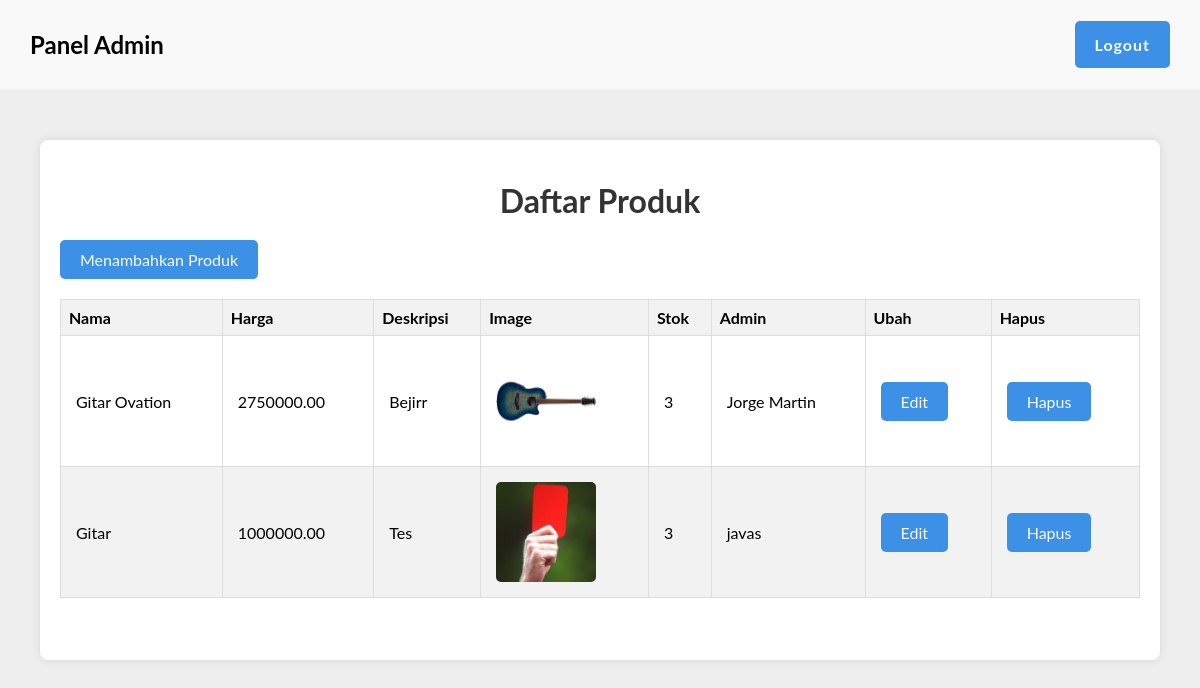
Page /admin/index.php on the earlier database version.
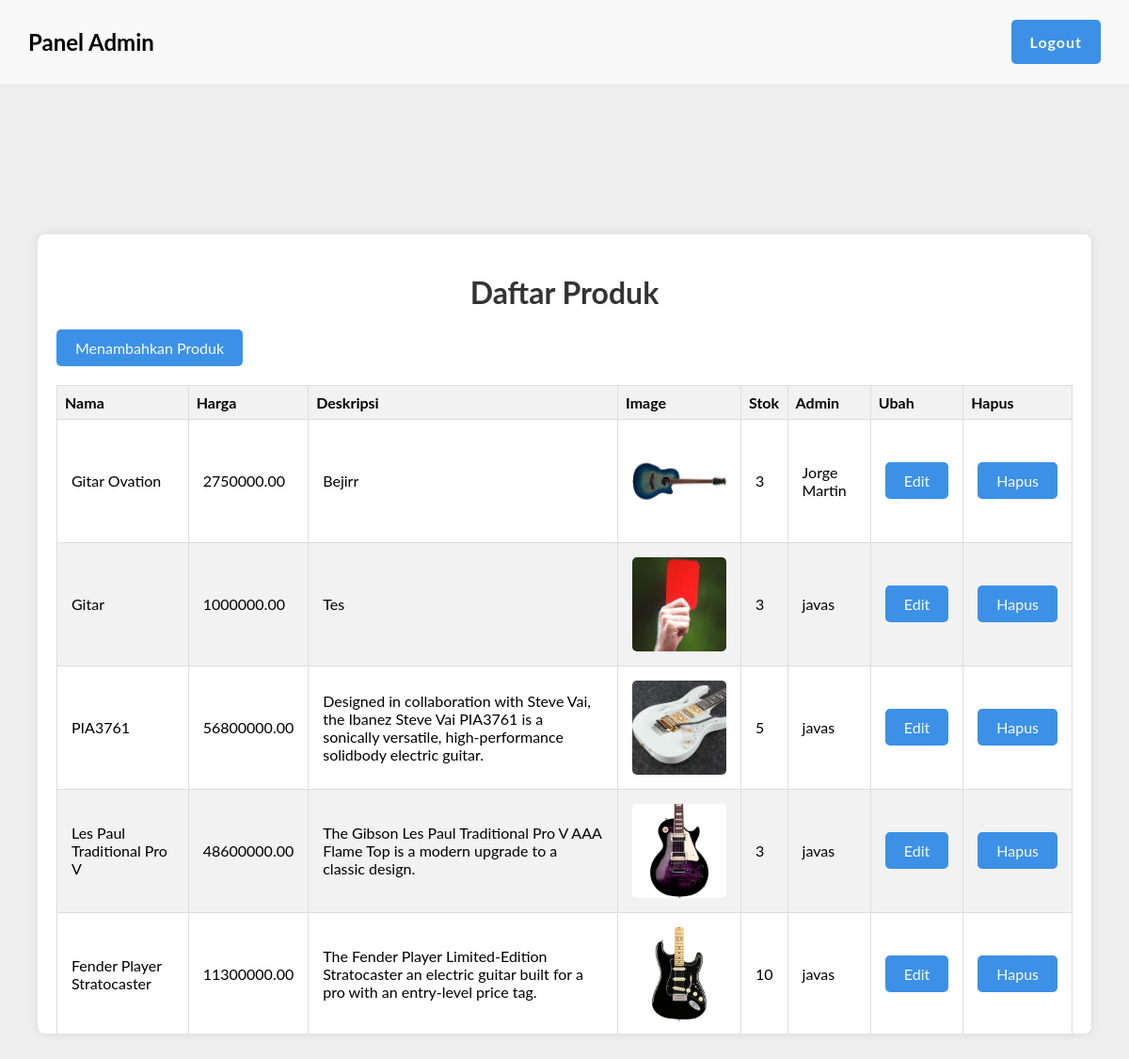
Same page on the later database version.
### tables this page shows
CREATE TABLE `produk_gitar` (
  `id` int(11) NOT NULL,
  `nama` varchar(100) NOT NULL,
  `harga` decimal(10,2) NOT NULL,
  `deskripsi` text DEFAULT NULL,
  `image_url` varchar(255) DEFAULT NULL,
  `stok` int(11) NOT NULL DEFAULT 0,
  `admin_id` varchar(255) NOT NULL,
  `created_at` timestamp NOT NULL DEFAULT current_timestamp(),
  `updated_at` timestamp NOT NULL DEFAULT current_timestamp() ON UPDATE current_timestamp()
);

### admin/index.php (the view, shortened to what this page needs)
<?php
include '../config/db.php';
$stmt = $pdo->prepare("
    SELECT produk_gitar.*, admins.nama AS admin_name
    FROM produk_gitar
    JOIN admins ON produk_gitar.admin_id = admins.id
");
$stmt->execute();
$produk_gitar = $stmt->fetchAll(PDO::FETCH_ASSOC);
?>
<!DOCTYPE html>
<html lang="en">
<head>
    <link rel="stylesheet" href="style.css">
</head>
<body>
    <nav class="space-between">
        <div class="menu-nav">
            <h2>Panel Admin</h2>
        </div>
        <div class="log-out-nav">
            <a href="?logout" class="logout-btn">Logout</a>
        </div>
    </nav>
    <div class="container">
        <h1>Daftar Produk</h1>
        <div class="space-between">
            <a href="create_produk.php" class="action-links button">Menambahkan Produk</a>
        </div>
        <table>
            <thead>
                <tr>
                    <th>Nama</th>
                    <th>Harga</th>
                    <th>Deskripsi</th>
                    <th>Image</th>
                    <th>Stok</th>
                    <th>Admin</th>
                    <th>Ubah</th>
                    <th>Hapus</th>
                </tr>
            </thead>
            <tbody>
                <?php foreach ($produk_gitar as $produk): ?>
                    <tr>
                        <td><?= htmlspecialchars($produk['nama']) ?></td>
                        <td><?= htmlspecialchars($produk['harga']) ?></td>
                        <td><?= htmlspecialchars($produk['deskripsi']) ?></td>
                        <td><img src="/uas/<?= htmlspecialchars($produk['image_url']) ?>"></td>
                        <td><?= htmlspecialchars($produk['stok']) ?></td>
                        <td><?= htmlspecialchars($produk['admin_name']) ?></td>
                        <td>
                            <a href="edit_produk.php?id=<?= htmlspecialchars($produk['id']) ?>" class="action-links">Edit</a>
                        </td>
                        <td>
                            <a href="hapus_produk.php?id=<?= htmlspecialchars($produk['id']) ?>"
                                class="action-links">Hapus</a>
                        </td>
                    </tr>
                <?php endforeach; ?>
            </tbody>
        </table>
    </div>
</body>
</html>

Differences in the rows shown:
added produk_gitar: nama "PIA3761", harga "56800000.00", deskripsi "Designed in collaboration with Steve Vai, the Ibanez Steve Vai PIA3761 is a sonically versatile, high-performance solidbody electric guitar.", image_url (picture), stok "5", admin.nama "javas"
added produk_gitar: nama "Les Paul Traditional Pro V", harga "48600000.00", deskripsi "The Gibson Les Paul Traditional Pro V AAA Flame Top is a modern upgrade to a classic design.", image_url (picture), stok "3", admin.nama "javas"
added produk_gitar: nama "Fender Player Stratocaster", harga "11300000.00", deskripsi "The Fender Player Limited-Edition Stratocaster an electric guitar built for a pro with an entry-level price tag.", image_url (picture), stok "10", admin.nama "javas"
